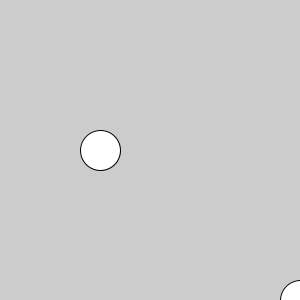
Frame 1 (no input)
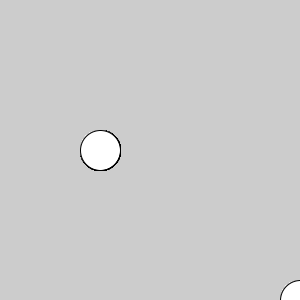
Frame 60 (the mouse pressed at the canvas centre just before this capture)
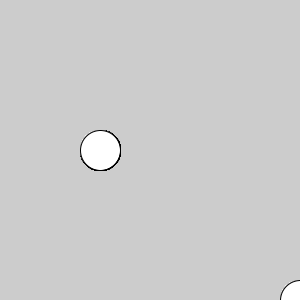
Frame 120 (the mouse held since frame 60 and released just before this capture)

The Processing sketch that drew these frames (run headless with seeded random() and noise(); from frame 60 on, the mouse is pressed at the canvas centre):

// Processing sketch: code11
// ── code11.pde
void setup(){
  size(300,300);
}

void draw(){
  clear();
  translate(100,150);
  ellipse(0,0,40,40);
  translate(200,150);
  ellipse(0,0,40,40);
}
